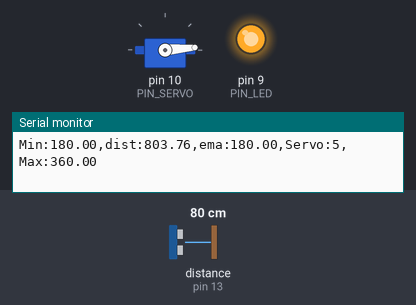
Simulated run of this sketch. Board: Arduino Uno, built with avr-gcc and run on an emulated ATmega328P. On the bench: servo, output pins drawn as LEDs (lit = HIGH), the last lines printed to the serial monitor. Wiring (inferred from the names in the program): ultrasonic range finder: trigger pin 12; echo pin 13. The test bench sets the inputs (shaded band); at power-on: distance to the obstacle (sensor on pin 13) 80 cm. The echo pulse lasts 58.3 µs per cm; pins used as bus, display or sensor lines are not drawn.

Above: at 1.2 s.
1.3 s: distance to the obstacle (sensor on pin 13) set to 39 cm
2.8 s: distance to the obstacle (sensor on pin 13) set to 35 cm
At 2.95 s:
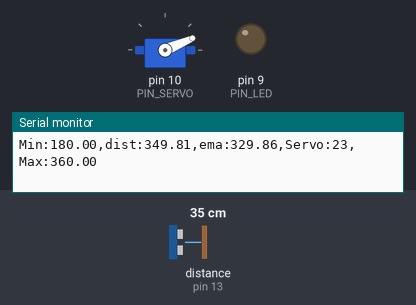
At 5.1 s:
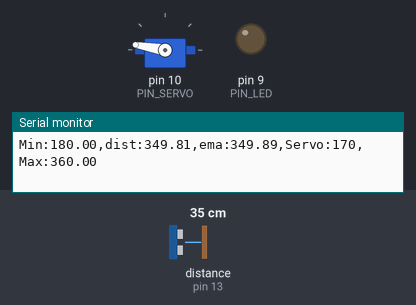
5.8 s: distance to the obstacle (sensor on pin 13) set to 2 cm
At 6.9 s:
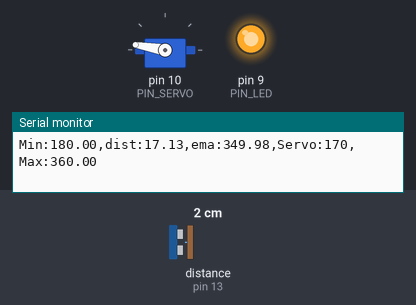
Timing chart, 0 to 8.8 s (numbered marks = the images above; inputs shaded):
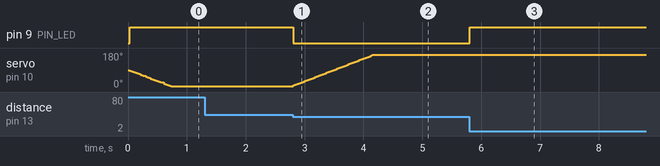

Measured:
- the behaviour switches between 36 and 35 cm on distance to the obstacle (sensor on pin 13) (found by bisection; images 0 and 1)
- after the input at 2.8 s, pin 9 (PIN_LED): HIGH → LOW at once; servo on pin 10 (PIN_SERVO): moves from 5° to 170° over 1.3 s, starting at once
- after the input at 5.8 s, pin 9 (PIN_LED): LOW → HIGH at once

The sketch:

sketch_oct25a.ino
```cpp
#include <Servo.h>

// ===== Pins =====
#define PIN_LED   9    // LED (active-low)
#define PIN_TRIG  12
#define PIN_ECHO  13
#define PIN_SERVO 10

// ===== Sonar / timing =====
#define SND_VEL 346.0
#define INTERVAL 25            // ms
#define PULSE_DURATION 10      // us
#define _DIST_MIN 180.0        // mm (18 cm)
#define _DIST_MAX 360.0        // mm (36 cm)
#define TIMEOUT ((unsigned long)((INTERVAL / 2.0) * 1000.0))
#define SCALE   (0.001 * 0.5 * SND_VEL) // us -> mm

// ===== EMA =====
#define _EMA_ALPHA 0.3         // 0~1

// ===== Angle mapping & safety =====
#define ANGLE_MIN 0
#define ANGLE_MAX 180
#define ANGLE_SFT_MIN 5        // soft limit (기구물 보호)
#define ANGLE_SFT_MAX 175

// ===== Motion smoothing =====
#define MAX_DEG_PER_SEC 120.0  // 각속도 한계(°/s) — 필요시 60~180 사이로 조정
#define ANGLE_DEADBAND 2.0     // ±2° 이내면 유지

// ===== Globals =====
float dist_prev = _DIST_MIN;     // range-filter된 직전 유효값
float dist_ema  = _DIST_MIN;     // EMA 출력
unsigned long last_sampling_time = 0;

Servo myservo;
float current_angle = 90.0f;

static inline float clampf(float x, float lo, float hi) {
  if (x < lo) return lo;
  if (x > hi) return hi;
  return x;
}

// 18 cm(180 mm) -> 0°, 36 cm(360 mm) -> 180° 선형 매핑
int mm_to_angle(float mm) {
  float ang = (mm - _DIST_MIN) * (ANGLE_MAX - ANGLE_MIN) / (_DIST_MAX - _DIST_MIN) + ANGLE_MIN; // = mm - 180
  ang = clampf(ang, ANGLE_MIN, ANGLE_MAX);
  // 소프트 리미트 적용
  ang = clampf(ang, ANGLE_SFT_MIN, ANGLE_SFT_MAX);
  return (int)(ang + 0.5f);
}

// 한 스텝 각속도 제한
float step_limit_angle(float current, float target, float max_deg_per_sec, float dt_ms) {
  float max_step = max_deg_per_sec * (dt_ms / 1000.0f);
  float diff = target - current;
  if (diff >  max_step) return current + max_step;
  if (diff < -max_step) return current - max_step;
  return target;
}

void setup() {
  pinMode(PIN_LED, OUTPUT);
  pinMode(PIN_TRIG, OUTPUT);
  pinMode(PIN_ECHO, INPUT);
  digitalWrite(PIN_TRIG, LOW);

  myservo.attach(PIN_SERVO);
  current_angle = 90.0f;
  myservo.write((int)current_angle);

  Serial.begin(57600);
  last_sampling_time = millis();
}

void loop() {
  if (millis() - last_sampling_time < INTERVAL) return;

  // 1) 초음파 측정(raw)
  float dist_raw = USS_measure(PIN_TRIG, PIN_ECHO); // mm

  // 2) 범위 필터: 18~36 cm만 유효. 밖이면 직전 유효값 유지.
  bool in_range = (dist_raw >= _DIST_MIN) && (dist_raw <= _DIST_MAX) && (dist_raw != 0.0);
  float dist_filtered = in_range ? dist_raw : dist_prev;
  if (in_range) dist_prev = dist_raw;

  // 3) EMA: y_k = α*x_k + (1-α)*y_{k-1}
  dist_ema = _EMA_ALPHA * dist_filtered + (1.0f - _EMA_ALPHA) * dist_ema;

  // 4) LED: 측정값이 '범위 안'에 있으면 점등(ON, active-low)
  digitalWrite(PIN_LED, in_range ? LOW : HIGH);

  // 5) 목표 각도 결정 (요구사항: 18↓->0°, 36↑->180°, 사이는 선형)
  int target_angle_i;
  if (dist_ema <= _DIST_MIN)       target_angle_i = ANGLE_MIN;
  else if (dist_ema >= _DIST_MAX)  target_angle_i = ANGLE_MAX;
  else                              target_angle_i = mm_to_angle(dist_ema);

  float target_angle = (float)target_angle_i;

  // 6) 데드밴드: 너무 가까우면 움직이지 않음(떨림 억제)
  if (fabs(target_angle - current_angle) <= ANGLE_DEADBAND) {
    target_angle = current_angle;
  }

  // 7) 각속도 제한 적용
  current_angle = step_limit_angle(current_angle, target_angle, MAX_DEG_PER_SEC, (float)INTERVAL);
  current_angle = clampf(current_angle, ANGLE_SFT_MIN, ANGLE_SFT_MAX);
  myservo.write((int)(current_angle + 0.5f));

  // 8) 플로터용 시리얼 출력
  Serial.print("Min:");   Serial.print(_DIST_MIN);
  Serial.print(",dist:"); Serial.print(dist_raw);
  Serial.print(",ema:");  Serial.print(dist_ema);
  Serial.print(",Servo:");Serial.print(myservo.read());
  Serial.print(",Max:");  Serial.print(_DIST_MAX);
  Serial.println("");

  last_sampling_time += INTERVAL;
}

float USS_measure(int TRIG, int ECHO)
{
  digitalWrite(TRIG, HIGH);
  delayMicroseconds(PULSE_DURATION);
  digitalWrite(TRIG, LOW);
  return pulseIn(ECHO, HIGH, TIMEOUT) * SCALE; // mm
}
```
